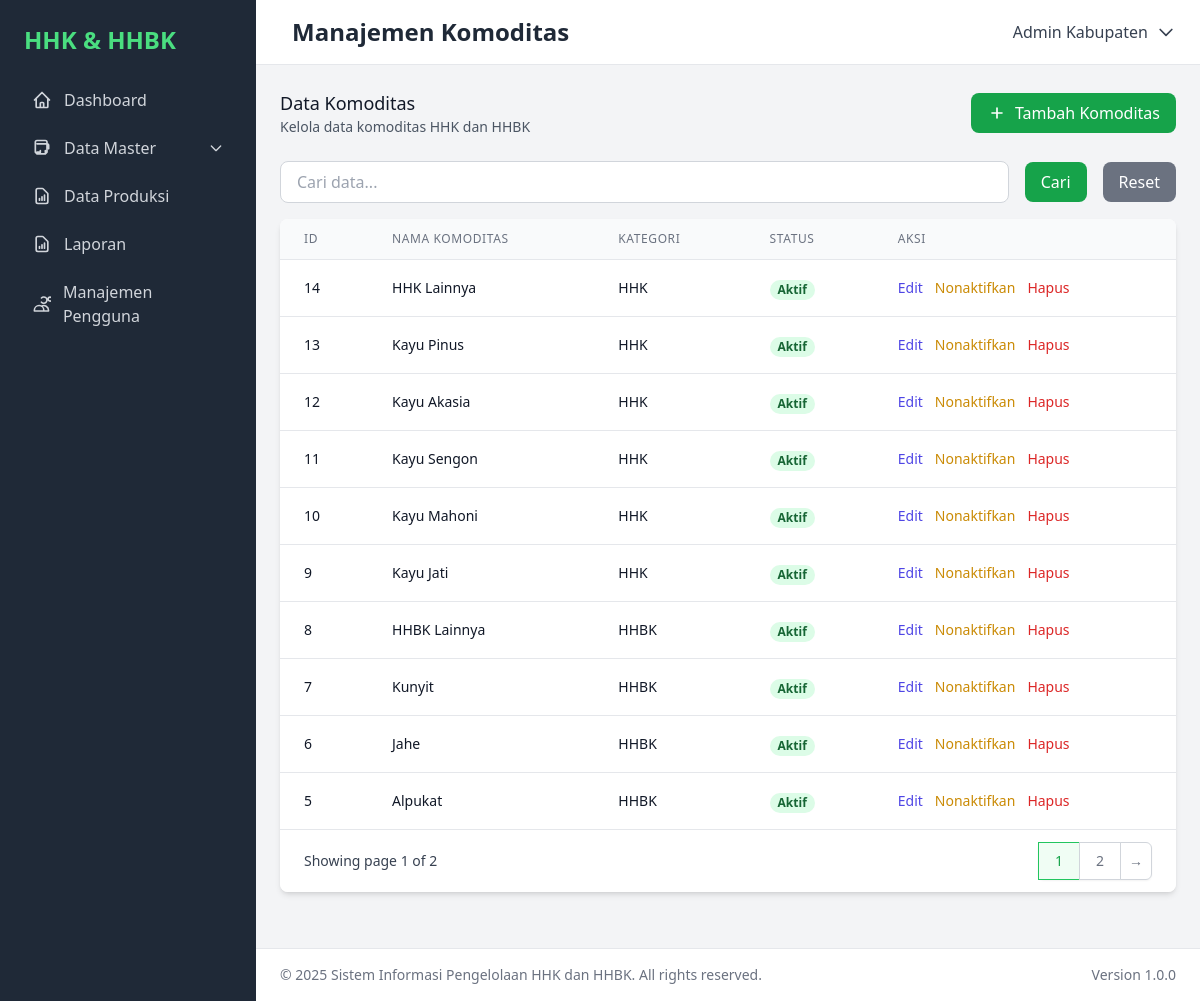
Page /komoditas.php (signed in) on the committed database.
### tables this page shows
CREATE TABLE `komoditas`  (
  `id` int(0) NOT NULL AUTO_INCREMENT,
  `nama` varchar(100) NOT NULL,
  `kategori` enum('HHK','HHBK') NOT NULL DEFAULT 'HHBK',
  `aktif` tinyint(1) NOT NULL DEFAULT 1,
  PRIMARY KEY (`id`) USING BTREE,
  UNIQUE INDEX `nama`(`nama`) USING BTREE
);

### komoditas.php (the view, shortened to what this page needs)
<?php
require_once 'components/DataTable.php';
include 'includes/header.php';
?>
<div class="flex justify-between items-center mb-6">
    <div>
        <h3 class="text-lg font-medium text-gray-900">Data Komoditas</h3>
        <p class="text-sm text-gray-600">Kelola data komoditas HHK dan HHBK</p>
    </div>
    <button onclick="openModal()" class="bg-green-600 hover:bg-green-700 text-white px-4 py-2 rounded-lg flex items-center">
        <svg class="w-5 h-5 mr-2" fill="none" stroke="currentColor" viewBox="0 0 24 24">
            <path stroke-linecap="round" stroke-linejoin="round" stroke-width="2" d="M12 6v6m0 0v6m0-6h6m-6 0H6"></path>
        </svg>
        Tambah Komoditas
    </button>
</div>
<form method="GET" class="mb-4">
    <?php echo renderDataTableSearchBox(); ?>
</form>
<div class="bg-white rounded-lg shadow-md overflow-hidden">
    <div class="overflow-x-auto">
        <table class="min-w-full divide-y divide-gray-200">
            <thead class="bg-gray-50">
                <tr>
                    <th class="px-6 py-3 text-left text-xs font-medium text-gray-500 uppercase tracking-wider">ID</th>
                    <?php echo renderDataTableSortableHeader('nama', 'Nama Komoditas', 'komoditas.php'); ?>
                    <?php echo renderDataTableSortableHeader('kategori', 'Kategori', 'komoditas.php'); ?>
                    <th class="px-6 py-3 text-left text-xs font-medium text-gray-500 uppercase tracking-wider">Status</th>
                    <th class="px-6 py-3 text-left text-xs font-medium text-gray-500 uppercase tracking-wider">Aksi</th>
                </tr>
            </thead>
            <tbody class="bg-white divide-y divide-gray-200">
                <?php echo getKomoditasData(); ?>
            </tbody>
        </table>
    </div>
    <?php echo renderDataTablePagination('komoditas.php'); ?>
</div>
<?php
function getKomoditasData() {
    try {
        $result = getDataTableData();
        $data = $result['data'];
        $output = '';
        if (empty($data)) {
            $output .= '<tr><td colspan="5" class="px-6 py-4 text-center text-gray-500">Tidak ada data yang ditemukan</td></tr>';
        } else {
            foreach ($data as $row) {
                $statusClass = $row['aktif'] ? 'bg-green-100 text-green-800' : 'bg-red-100 text-red-800';
                $statusText = $row['aktif'] ? 'Aktif' : 'Nonaktif';
                $output .= '<tr>';
                $output .= '<td class="px-6 py-4 whitespace-nowrap text-sm text-gray-900">' . $row['id'] . '</td>';
                $output .= '<td class="px-6 py-4 whitespace-nowrap text-sm text-gray-900">' . htmlspecialchars($row['nama']) . '</td>';
                $output .= '<td class="px-6 py-4 whitespace-nowrap text-sm text-gray-900">' . ($row['kategori'] ?: '-') . '</td>';
                $output .= '<td class="px-6 py-4 whitespace-nowrap">';
                $output .= '<span class="px-2 inline-flex text-xs leading-5 font-semibold rounded-full ' . $statusClass . '">' . $statusText . '</span>';
                $output .= '</td>';
                $output .= '<td class="px-6 py-4 whitespace-nowrap text-sm font-medium">';
                $output .= '<button onclick="editKomoditas(' . $row['id'] . ', \'' . addslashes($row['nama']) . '\', \'' . addslashes($row['kategori'] ?: '') . '\')" class="text-indigo-600 hover:text-indigo-900 mr-3">Edit</button>';
                $output .= '<button onclick="toggleStatus(' . $row['id'] . ')" class="text-yellow-600 hover:text-yellow-900 mr-3">' . ($row['aktif'] ? 'Nonaktifkan' : 'Aktifkan') . '</button>';
                $output .= '<button onclick="deleteKomoditas(' . $row['id'] . ')" class="text-red-600 hover:text-red-900">Hapus</button>';
                $output .= '</td>';
                $output .= '</tr>';
            }
        }
        return $output;
    } catch(Exception $e) {
        return '<tr><td colspan="5" class="px-6 py-4 text-center text-red-600">Error: ' . $e->getMessage() . '</td></tr>';
    }
}
include 'includes/footer.php';
?>

### components/DataTable.php (shortened to what this page needs)
<?php
$dataTable_db = null;
$dataTable_table = '';
$dataTable_orderable = [];
function initDataTable($db, $table, $columns, $searchable, $orderable) {
    $dataTable_table = $table;
    $dataTable_orderable = $orderable;
}
function getDataTableData() {
    global $dataTable_db, $dataTable_table, $dataTable_columns, $dataTable_searchable, $dataTable_orderable;
    $page = isset($_GET['page']) ? max(1, (int)$_GET['page']) : 1;
    $limit = isset($_GET['limit']) ? max(1, (int)$_GET['limit']) : 10;
    $offset = ($page - 1) * $limit;
    $sort_column = isset($_GET['sort']) ? $_GET['sort'] : '';
    $sort_order = isset($_GET['order']) ? strtoupper($_GET['order']) : 'ASC';
    $where_clause = '';
    $search_params = [];
    $order_clause = '';
    if (!empty($sort_column) && in_array($sort_column, $dataTable_orderable)) {
        $order_clause = "ORDER BY `{$sort_column}` {$sort_order}";
    } else {
        $order_clause = "ORDER BY id DESC";
    }
    $count_query = "SELECT COUNT(*) FROM `{$dataTable_table}` {$where_clause}";
    $count_stmt = $dataTable_db->prepare($count_query);
    $count_stmt->execute($search_params);
    $total_filtered = $count_stmt->fetchColumn();
    $total_query = "SELECT COUNT(*) FROM `{$dataTable_table}`";
    $total_stmt = $dataTable_db->prepare($total_query);
    $total_stmt->execute();
    $total = $total_stmt->fetchColumn();
    $data_query = "SELECT * FROM `{$dataTable_table}` {$where_clause} {$order_clause} LIMIT {$limit} OFFSET {$offset}";
    $data_stmt = $dataTable_db->prepare($data_query);
    $data_stmt->execute($search_params);
    $data = $data_stmt->fetchAll(PDO::FETCH_ASSOC);
    return [
        'data' => $data,
        'total' => $total,
        'total_filtered' => $total_filtered,
        'page' => $page,
        'limit' => $limit,
        'total_pages' => ceil($total_filtered / $limit)
    ];
}
function renderDataTableSearchBox() {
    $search = isset($_GET['search']) ? htmlspecialchars($_GET['search']) : '';
    $html = '<div class="flex items-center space-x-4 mb-4">';
    $html .= '<div class="flex-1">';
    $html .= '<input type="text" name="search" value="' . $search . '" ';
    $html .= 'placeholder="Cari data..." ';
    $html .= 'class="w-full px-4 py-2 border border-gray-300 rounded-lg focus:outline-none focus:ring-2 focus:ring-green-500">';
    $html .= '</div>';
    $html .= '<button type="submit" class="bg-green-600 hover:bg-green-700 text-white px-4 py-2 rounded-lg">';
    $html .= 'Cari';
    $html .= '</button>';
    $html .= '<a href="' . $_SERVER['PHP_SELF'] . '" class="bg-gray-500 hover:bg-gray-600 text-white px-4 py-2 rounded-lg">';
    $html .= 'Reset';
    $html .= '</a>';
    $html .= '</div>';
    return $html;
}
function renderDataTableSortableHeader($column, $label, $current_page) {
    $current_sort = isset($_GET['sort']) ? $_GET['sort'] : '';
    $current_order = isset($_GET['order']) ? $_GET['order'] : 'asc';
    $new_order = ($current_sort === $column && $current_order === 'asc') ? 'desc' : 'asc';
    $sort_url = $current_page . '?';
    $params = $_GET;
    $params['sort'] = $column;
    $params['order'] = $new_order;
    $params['page'] = 1;
    $sort_url .= http_build_query($params);
    $sort_icon = '';
    $html = '<th class="px-6 py-3 text-left text-xs font-medium text-gray-500 uppercase tracking-wider">';
    $html .= '<a href="' . $sort_url . '" class="hover:text-green-600">';
    $html .= $label . $sort_icon;
    $html .= '</a>';
    $html .= '</th>';
    return $html;
}
function renderDataTablePagination($current_page) {
    $result = getDataTableData();
    $total_pages = $result['total_pages'];
    $current_page_num = $result['page'];
    $html = '<div class="bg-white px-4 py-3 flex items-center justify-between border-t border-gray-200 sm:px-6">';
    $html .= '<div class="flex-1 flex justify-between sm:hidden">';
    if ($current_page_num < $total_pages) {
        $next_params = $_GET;
        $next_params['page'] = $current_page_num + 1;
        $next_url = $current_page . '?' . http_build_query($next_params);
        $html .= '<a href="' . $next_url . '" class="ml-3 relative inline-flex items-center px-4 py-2 border border-gray-300 text-sm font-medium rounded-md text-gray-700 bg-white hover:bg-gray-50">';
        $html .= 'Next';
        $html .= '</a>';
    }
    $html .= '</div>';
    $html .= '<div class="hidden sm:flex-1 sm:flex sm:items-center sm:justify-between">';
    $html .= '<div>';
    $html .= '<p class="text-sm text-gray-700">';
    $html .= 'Showing page <span class="font-medium">' . $current_page_num . '</span> of <span class="font-medium">' . $total_pages . '</span>';
    $html .= '</p>';
    $html .= '</div>';
    $html .= '<div>';
    $html .= '<nav class="relative z-0 inline-flex rounded-md shadow-sm -space-x-px" aria-label="Pagination">';
    $start_page = max(1, $current_page_num - 2);
    $end_page = min($total_pages, $current_page_num + 2);
    for ($i = $start_page; $i <= $end_page; $i++) {
        $page_params = $_GET;
        $page_params['page'] = $i;
        $page_url = $current_page . '?' . http_build_query($page_params);
        $active_class = ($i === $current_page_num) ? 'bg-green-50 border-green-500 text-green-600' : 'bg-white border-gray-300 text-gray-500 hover:bg-gray-50';
        $html .= '<a href="' . $page_url . '" class="relative inline-flex items-center px-4 py-2 border text-sm font-medium ' . $active_class . '">';
        $html .= $i;
        $html .= '</a>';
    }
    if ($current_page_num < $total_pages) {
        $next_params = $_GET;
        $next_params['page'] = $current_page_num + 1;
        $next_url = $current_page . '?' . http_build_query($next_params);
        $html .= '<a href="' . $next_url . '" class="relative inline-flex items-center px-2 py-2 rounded-r-md border border-gray-300 bg-white text-sm font-medium text-gray-500 hover:bg-gray-50">';
        $html .= '→';
        $html .= '</a>';
    }
    $html .= '</nav>';
    $html .= '</div>';
    $html .= '</div>';
    $html .= '</div>';
    return $html;
}
?>

### rows in the picture
komoditas: id "14", nama "HHK Lainnya", kategori "HHK", aktif "Aktif", shows "Nonaktifkan", aktif "1", aktif "2", aktif "→"
komoditas: id "13", nama "Kayu Pinus", kategori "HHK", aktif "Aktif", shows "Nonaktifkan"
komoditas: id "12", nama "Kayu Akasia", kategori "HHK", aktif "Aktif", shows "Nonaktifkan"
komoditas: id "11", nama "Kayu Sengon", kategori "HHK", aktif "Aktif", shows "Nonaktifkan"
komoditas: id "10", nama "Kayu Mahoni", kategori "HHK", aktif "Aktif", shows "Nonaktifkan"
komoditas: id "9", nama "Kayu Jati", kategori "HHK", aktif "Aktif", shows "Nonaktifkan"
komoditas: id "8", nama "HHBK Lainnya", kategori "HHBK", aktif "Aktif", shows "Nonaktifkan"
komoditas: id "7", nama "Kunyit", kategori "HHBK", aktif "Aktif", shows "Nonaktifkan"
komoditas: id "6", nama "Jahe", kategori "HHBK", aktif "Aktif", shows "Nonaktifkan"
komoditas: id "5", nama "Alpukat", kategori "HHBK", aktif "Aktif", shows "Nonaktifkan"

### other values in the picture
$page_title "Manajemen Komoditas"
$_SESSION['nama'] "Admin Kabupaten"
renderDataTableSearchBox() "Cari Reset"
renderDataTableSortableHeader('kategori', 'Kategori', 'komoditas.php') "KATEGORI"
$current_page_num "1"
$total_pages "2"
